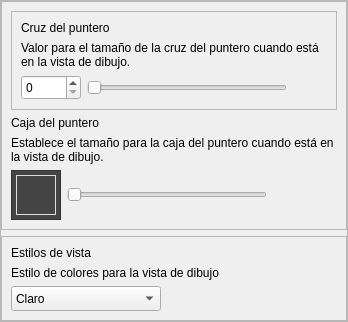
           <widget class="QFrame" name="frame_containerSetting_1">
            <property name="frameShape">
             <enum>QFrame::StyledPanel</enum>
            </property>
            <property name="frameShadow">
             <enum>QFrame::Raised</enum>
            </property>
            <layout class="QVBoxLayout" name="verticalLayout_7">
             <property name="leftMargin">
              <number>0</number>
             </property>
             <property name="topMargin">
              <number>0</number>
             </property>
             <property name="rightMargin">
              <number>0</number>
             </property>
             <property name="bottomMargin">
              <number>0</number>
             </property>
             <item>
              <widget class="QFrame" name="frame_settingCard_2">
               <property name="maximumSize">
                <size>
                 <width>16777215</width>
                 <height>16777215</height>
                </size>
               </property>
               <property name="frameShape">
                <enum>QFrame::StyledPanel</enum>
               </property>
               <property name="frameShadow">
                <enum>QFrame::Raised</enum>
               </property>
               <property name="type_frame" stdset="0">
                <number>1</number>
               </property>
               <layout class="QVBoxLayout" name="verticalLayout_4">
                <item>
                 <widget class="QFrame" name="frame_settingCard_1">
                  <property name="maximumSize">
                   <size>
                    <width>16777215</width>
                    <height>16777215</height>
                   </size>
                  </property>
                  <property name="frameShape">
                   <enum>QFrame::StyledPanel</enum>
                  </property>
                  <property name="frameShadow">
                   <enum>QFrame::Raised</enum>
                  </property>
                  <property name="type_frame" stdset="0">
                   <number>1</number>
                  </property>
                  <layout class="QVBoxLayout" name="verticalLayout_3">
                   <item>
                    <widget class="QLabel" name="label_settingSubtitle_1">
                     <property name="text">
                      <string>Cruz del puntero</string>
                     </property>
                     <property name="type_label" stdset="0">
                      <number>3</number>
                     </property>
                    </widget>
                   </item>
                   <item>
                    <widget class="QLabel" name="label_settingDescription_1">
                     <property name="text">
                      <string>Valor para el tamaño de la cruz del puntero cuando está en la vista de dibujo.</string>
                     </property>
                     <property name="wordWrap">
                      <bool>true</bool>
                     </property>
                     <property name="type_label" stdset="0">
                      <number>4</number>
                     </property>
                    </widget>
                   </item>
                   <item>
                    <layout class="QHBoxLayout" name="horizontalLayout_6">
                     <item>
                      <widget class="QSpinBox" name="spinBox_1">
                       <property name="minimumSize">
                        <size>
                         <width>60</width>
                         <height>25</height>
                        </size>
                       </property>
                       <property name="maximumSize">
                        <size>
                         <width>16777215</width>
                         <height>16777215</height>
                        </size>
                       </property>
                       <property name="type_spinBox" stdset="0">
                        <number>1</number>
                       </property>
                      </widget>
                     </item>
                     <item>
                      <widget class="QSlider" name="horizontalSlider_1">
                       <property name="minimumSize">
                        <size>
                         <width>200</width>
                         <height>0</height>
                        </size>
                       </property>
                       <property name="orientation">
                        <enum>Qt::Horizontal</enum>
                       </property>
                      </widget>
                     </item>
                     <item>
                      <spacer name="horizontalSpacer_2">
                       <property name="orientation">
                        <enum>Qt::Horizontal</enum>
                       </property>
                       <property name="sizeHint" stdset="0">
                        <size>
                         <width>40</width>
                         <height>20</height>
                        </size>
                       </property>
                      </spacer>
                     </item>
                    </layout>
                   </item>
                  </layout>
                 </widget>
                </item>
                <item>
                 <widget class="QLabel" name="label_settingSubtitle_2">
                  <property name="text">
                   <string>Caja del puntero</string>
                  </property>
                  <property name="type_label" stdset="0">
                   <number>3</number>
                  </property>
                 </widget>
                </item>
                <item>
                 <widget class="QLabel" name="label_settingDescription_2">
                  <property name="text">
                   <string>Establece el tamaño para la caja del puntero cuando está en la vista de dibujo.</string>
                  </property>
                  <property name="wordWrap">
                   <bool>true</bool>
                  </property>
                  <property name="type_label" stdset="0">
                   <number>4</number>
                  </property>
                 </widget>
                </item>
                <item>
                 <layout class="QHBoxLayout" name="horizontalLayout_9">
                  <item>
                   <widget class="QFrame" name="frame_4">
                    <property name="minimumSize">
                     <size>
                      <width>50</width>
                      <height>50</height>
                     </size>
                    </property>
                    <property name="maximumSize">
                     <size>
                      <width>50</width>
                      <height>50</height>
                     </size>
                    </property>
                    <property name="styleSheet">
                     <string notr="true">background-color: #444444;</string>
                    </property>
                    <property name="frameShape">
                     <enum>QFrame::StyledPanel</enum>
                    </property>
                    <property name="frameShadow">
                     <enum>QFrame::Raised</enum>
                    </property>
                    <layout class="QVBoxLayout" name="verticalLayout_6">
                     <property name="spacing">
                      <number>4</number>
                     </property>
                     <property name="leftMargin">
                      <number>4</number>
                     </property>
                     <property name="topMargin">
                      <number>4</number>
                     </property>
                     <property name="rightMargin">
                      <number>4</number>
                     </property>
                     <property name="bottomMargin">
                      <number>4</number>
                     </property>
                     <item>
                      <widget class="QFrame" name="frame_7">
                       <property name="minimumSize">
                        <size>
                         <width>5</width>
                         <height>5</height>
                        </size>
                       </property>
                       <property name="styleSheet">
                        <string notr="true">background-color: transparent;
border: 1px solid #DDDDDD;</string>
                       </property>
                       <property name="frameShape">
                        <enum>QFrame::StyledPanel</enum>
                       </property>
                       <property name="frameShadow">
                        <enum>QFrame::Raised</enum>
                       </property>
                      </widget>
                     </item>
                    </layout>
                   </widget>
                  </item>
                  <item>
                   <widget class="QSlider" name="horizontalSlider_2">
                    <property name="minimumSize">
                     <size>
                      <width>200</width>
                      <height>0</height>
                     </size>
                    </property>
                    <property name="orientation">
                     <enum>Qt::Horizontal</enum>
                    </property>
                   </widget>
                  </item>
                  <item>
                   <spacer name="horizontalSpacer">
                    <property name="orientation">
                     <enum>Qt::Horizontal</enum>
                    </property>
                    <property name="sizeHint" stdset="0">
                     <size>
                      <width>40</width>
                      <height>20</height>
                     </size>
                    </property>
                   </spacer>
                  </item>
                 </layout>
                </item>
               </layout>
              </widget>
             </item>
             <item>
              <widget class="QFrame" name="frame_settingCard_3">
               <property name="maximumSize">
                <size>
                 <width>16777215</width>
                 <height>16777215</height>
                </size>
               </property>
               <property name="frameShape">
                <enum>QFrame::StyledPanel</enum>
               </property>
               <property name="frameShadow">
                <enum>QFrame::Raised</enum>
               </property>
               <property name="type_frame" stdset="0">
                <number>1</number>
               </property>
               <layout class="QVBoxLayout" name="verticalLayout_9">
                <item>
                 <widget class="QLabel" name="label_settingSubtitle_3">
                  <property name="text">
                   <string>Estilos de vista</string>
                  </property>
                  <property name="type_label" stdset="0">
                   <number>3</number>
                  </property>
                 </widget>
                </item>
                <item>
                 <widget class="QLabel" name="label_settingDescription_3">
                  <property name="text">
                   <string>Estilo de colores para la vista de dibujo</string>
                  </property>
                  <property name="wordWrap">
                   <bool>true</bool>
                  </property>
                  <property name="type_label" stdset="0">
                   <number>4</number>
                  </property>
                 </widget>
                </item>
                <item>
                 <layout class="QHBoxLayout" name="horizontalLayout_10">
                  <item>
                   <widget class="QComboBox" name="comboBox_3">
                    <property name="sizePolicy">
                     <sizepolicy hsizetype="Preferred" vsizetype="Fixed">
                      <horstretch>0</horstretch>
                      <verstretch>0</verstretch>
                     </sizepolicy>
                    </property>
                    <property name="minimumSize">
                     <size>
                      <width>150</width>
                      <height>25</height>
                     </size>
                    </property>
                    <property name="currentText">
                     <string>Claro</string>
                    </property>
                    <property name="currentIndex">
                     <number>0</number>
                    </property>
                    <item>
                     <property name="text">
                      <string>Claro</string>
                     </property>
                    </item>
                    <item>
                     <property name="text">
                      <string>Gris</string>
                     </property>
                    </item>
                    <item>
                     <property name="text">
                      <string>Oscuro</string>
                     </property>
                    </item>
                   </widget>
                  </item>
                  <item>
                   <spacer name="horizontalSpacer_3">
                    <property name="orientation">
                     <enum>Qt::Horizontal</enum>
                    </property>
                    <property name="sizeHint" stdset="0">
                     <size>
                      <width>40</width>
                      <height>20</height>
                     </size>
                    </property>
                   </spacer>
                  </item>
                 </layout>
                </item>
               </layout>
              </widget>
             </item>
            </layout>
           </widget>
